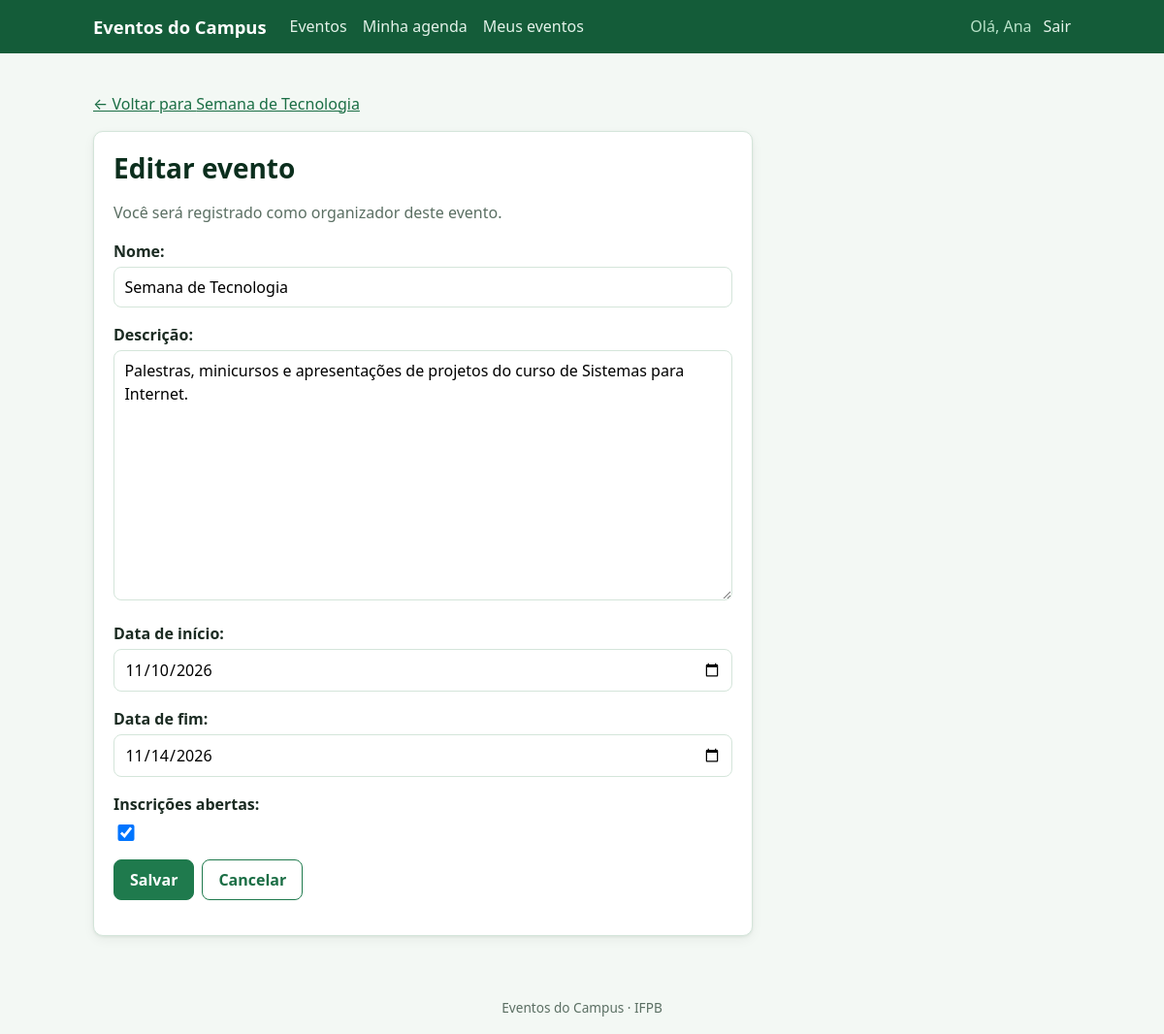
Screenshot of /eventos/1/editar/ (signed in) with the database file from the repository.
### eventos/models.py (models this page shows, shortened)
class Evento(models.Model):
    nome = models.CharField('nome', max_length=200)
    descricao = models.TextField('descrição')
    data_inicio = models.DateField('data de início')
    data_fim = models.DateField('data de fim')
    inscricoes_abertas = models.BooleanField('inscrições abertas', default=True)
    organizador = models.ForeignKey(
        settings.AUTH_USER_MODEL,
        on_delete=models.PROTECT,
        related_name='eventos_organizados',
        verbose_name='organizador',
    )
    class Meta:
        verbose_name = 'evento'
        verbose_name_plural = 'eventos'
        ordering = ['data_inicio', 'nome']
        constraints = [
            models.CheckConstraint(
                check=Q(data_fim__gte=F('data_inicio')),
                name='evento_fim_depois_do_inicio',
                violation_error_message='A data de fim não pode ser anterior à data de início.',
            ),
        ]

### eventos/views.py (the view, shortened to what this page needs)
# urls.py: path('eventos/<int:pk>/editar/', views.EventoUpdateView.as_view(), name='editar'),
class EventoUpdateView(LoginRequiredMixin, PermissionRequiredMixin, EventoDoOrganizadorMixin,
                       SuccessMessageMixin, UpdateView):
    permission_required = 'eventos.change_evento'
    form_class = EventoForm
    success_message = 'Evento "%(nome)s" atualizado.'

### eventos/forms.py
class EventoForm(forms.ModelForm):
    class Meta:
        model = Evento
        fields = ['nome', 'descricao', 'data_inicio', 'data_fim', 'inscricoes_abertas']
        widgets = {
            'data_inicio': forms.DateInput(attrs={'type': 'date'}, format='%Y-%m-%d'),
            'data_fim': forms.DateInput(attrs={'type': 'date'}, format='%Y-%m-%d'),
        }

### eventos/views.py (called while the page is built)
    def test_func(self):
        return self.get_evento().organizador_id == self.request.user.id

    @cached_property
    def evento(self):
        return get_object_or_404(Evento, pk=self.kwargs['pk'])

    def get_object(self, queryset=None):
        return self.evento

    def get_evento(self):
        return self.evento

### eventos/templates/eventos/evento_form.html (shortened to what this page needs)
{% extends 'base.html' %}
{% block conteudo %}
<p>
    {% if object %}
        <a href="{% url 'eventos:detalhe' object.pk %}">← Voltar para {{ object.nome }}</a>
    {% else %}
        <a href="{% url 'eventos:lista' %}">← Todos os eventos</a>
    {% endif %}
</p>
<div class="cartao cartao-formulario">
    <h1>{% if object %}Editar evento{% else %}Novo evento{% endif %}</h1>
    <p class="texto-suave">Você será registrado como organizador deste evento.</p>
    <form method="post" class="formulario" novalidate>
        {{ form.as_div }}
        <div class="acoes">
            <button type="submit">Salvar</button>
            <a class="botao botao-secundario" href="{% if object %}{% url 'eventos:detalhe' object.pk %}{% else %}{% url 'eventos:lista' %}{% endif %}">Cancelar</a>
        </div>
    </form>
</div>
{% endblock %}

### templates/base.html (shortened to what this page needs)
{% load static %}<!DOCTYPE html>
<html lang="pt-br">
<head>
    <link rel="stylesheet" href="{% static 'css/estilo.css' %}">
</head>
<body>
    <header class="topo">
        <div class="topo-interno">
            <a class="marca" href="{% url 'eventos:lista' %}">Eventos do Campus</a>
            <nav class="nav">
                <a href="{% url 'eventos:lista' %}">Eventos</a>
                {% if user.is_authenticated %}
                    <a href="{% url 'eventos:agenda' %}">Minha agenda</a>
                {% endif %}
                {% if perms.eventos.add_evento %}
                    <a href="{% url 'eventos:meus_eventos' %}">Meus eventos</a>
                {% endif %}
                <div class="nav-usuario">
                    {% if user.is_authenticated %}
                        <span>Olá, {{ user.first_name|default:user.username }}</span>
                        <form class="em-linha" method="post" action="{% url 'logout' %}">
                            <button type="submit" class="botao-link">Sair</button>
                        </form>
                    {% else %}
                        <a href="{% url 'login' %}">Entrar</a>
                        <a href="{% url 'cadastro' %}">Cadastrar</a>
                    {% endif %}
                </div>
            </nav>
        </div>
    </header>
    <main class="conteudo">
        {% block conteudo %}{% endblock %}
    </main>
    <footer class="rodape">Eventos do Campus · IFPB</footer>
</body>
</html>

### static/css/estilo.css (style rules this page uses)
:root { --verde-950: #0b2e1d; --verde-800: #145c39; --verde-700: #1b6e45; --verde-600: #1f7a4d; --verde-400: #4caf7a; --verde-200: #b9e2c9; --verde-100: #e3f2e9; --verde-50: #f3f8f4; --texto: #1b2b22; --texto-suave: #5b6f63; --borda: #d4e5da; --superficie: #ffffff; --perigo: #b3261e; --perigo-claro: #fbe9e7; --aviso: #8a5a00; --aviso-claro: #fff4d6; --raio: 10px; --sombra: 0 1px 3px rgba(11, 46, 29, .08), 0 4px 12px rgba(11, 46, 29, .05); }
* { box-sizing: border-box; }
body { margin: 0; font-family: system-ui, -apple-system, "Segoe UI", Roboto, sans-serif; color: var(--texto); background: var(--verde-50); line-height: 1.5; }
a { color: var(--verde-700); }
h1, h2, h3 { color: var(--verde-950); line-height: 1.25; }
h1 { font-size: 1.75rem; margin: 0 0 .25rem; }
.topo { background: var(--verde-800); color: #fff; }
.topo-interno { max-width: 1040px; margin: 0 auto; padding: .85rem 1rem; display: flex; flex-wrap: wrap; align-items: center; gap: .75rem 1.5rem; }
.marca { color: #fff; font-weight: 700; font-size: 1.15rem; text-decoration: none; }
.nav { display: flex; flex-wrap: wrap; align-items: center; gap: .25rem 1rem; flex: 1; }
.nav a { color: var(--verde-100); text-decoration: none; }
.nav-usuario { margin-left: auto; display: flex; align-items: center; gap: .75rem; }
.nav-usuario span { color: var(--verde-200); }
.conteudo { max-width: 1040px; margin: 0 auto; padding: 1.5rem 1rem 3rem; }
.rodape { text-align: center; color: var(--texto-suave); font-size: .85rem; padding: 1rem; }
.texto-suave { color: var(--texto-suave); }
.cartao { background: var(--superficie); border: 1px solid var(--borda); border-radius: var(--raio); padding: 1.25rem; box-shadow: var(--sombra); }
.cartao-formulario { max-width: 680px; }
.botao, button { display: inline-block; border: 1px solid var(--verde-600); background: var(--verde-600); color: #fff; padding: .5rem 1rem; border-radius: 8px; font: inherit; font-weight: 600; text-decoration: none; cursor: pointer; }
.botao-secundario { background: var(--superficie); color: var(--verde-700); }
.botao-link { background: none; border: none; padding: 0; color: var(--verde-100); font-weight: 400; text-decoration: none; }
.acoes { display: flex; flex-wrap: wrap; align-items: center; gap: .5rem; }
form.em-linha { display: inline; margin: 0; }
.formulario > div { margin-bottom: 1rem; }
.formulario label { display: block; font-weight: 600; margin-bottom: .25rem; }
.formulario input:not([type=checkbox]), .formulario select, .formulario textarea { width: 100%; padding: .5rem .65rem; border: 1px solid var(--borda); border-radius: 8px; font: inherit; background: #fff; }
.formulario input[type=checkbox] { width: 1.1rem; height: 1.1rem; vertical-align: middle; }
.formulario textarea { min-height: 7rem; }

### rows the page displays
Evento: nome "Semana de Tecnologia", descricao "Palestras, minicursos e apresentações de projetos do curso de Sistemas para Internet.", data_inicio "11/10/2026", data_fim "11/14/2026", inscricoes_abertas "☑"

### other values shown
{{ user.first_name|default:user.username }} "Ana"
